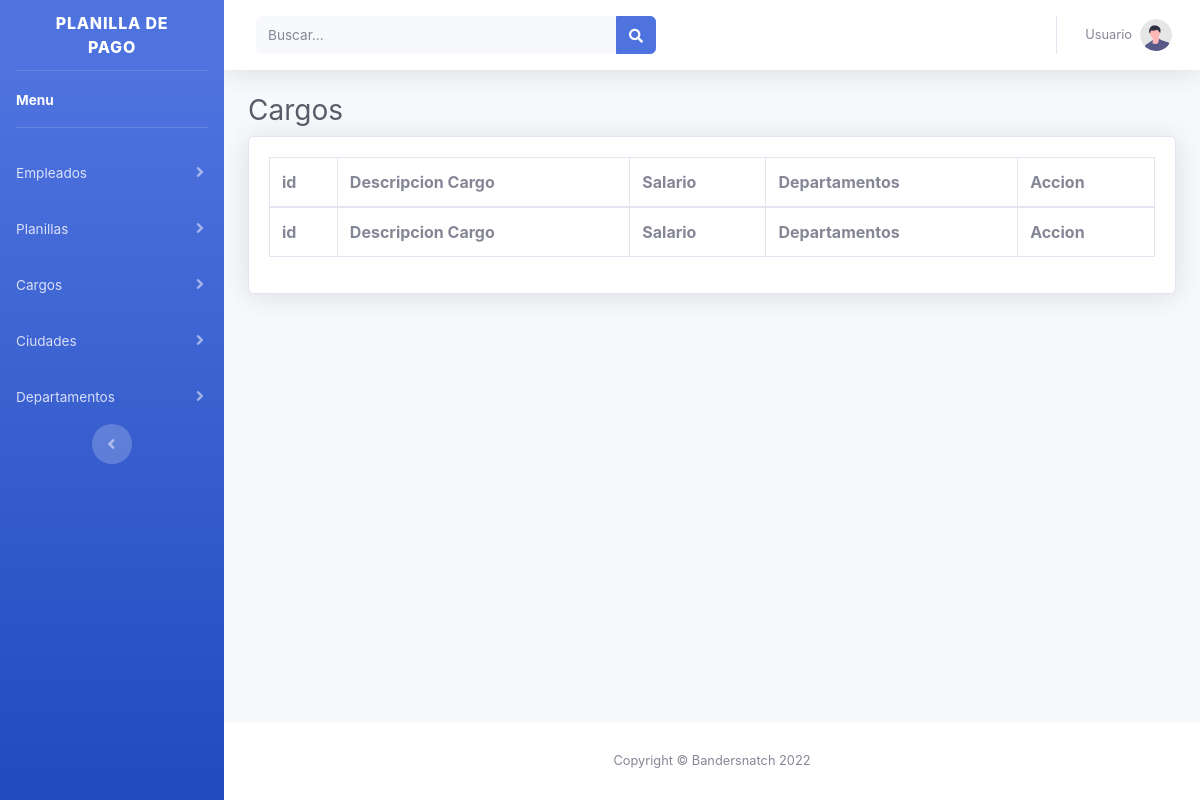
The page /Cargos/TablaCargos.php on the database as committed earlier.
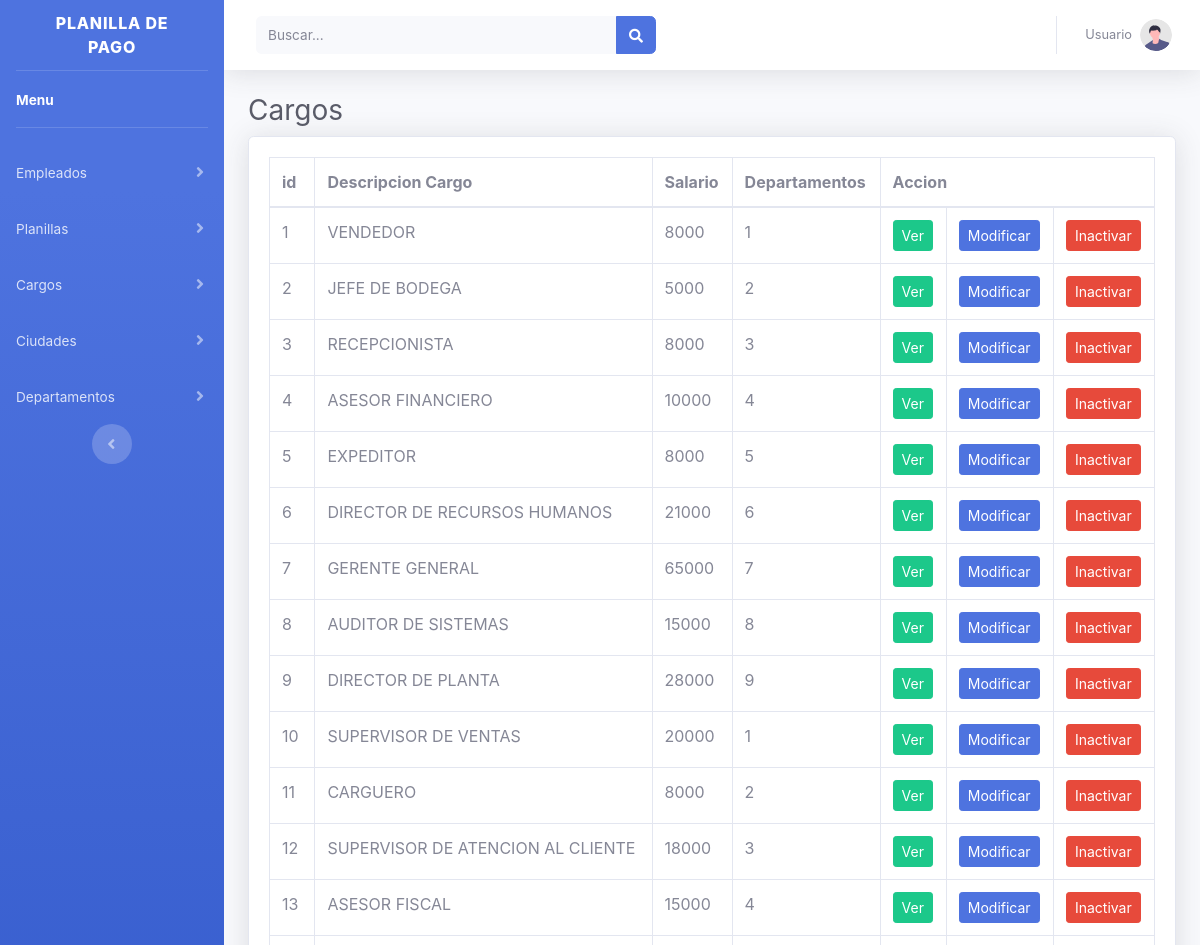
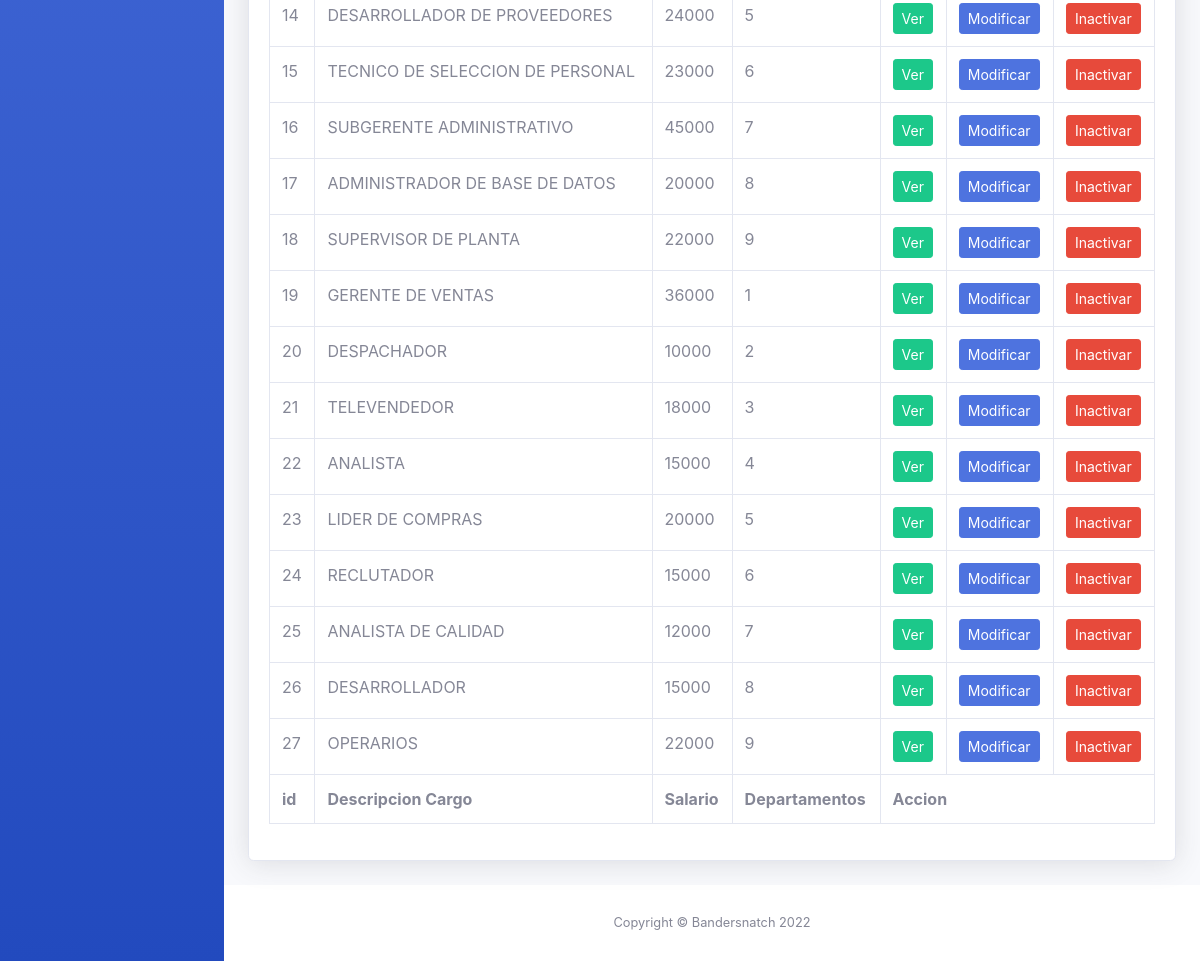
The same page on the database as committed later (2 pictures, top to bottom).
### tables this page shows
CREATE TABLE `cargos` (
  `idCargo` int NOT NULL AUTO_INCREMENT,
  `DescripcionCargo` varchar(45) NOT NULL,
  `Salario` int NOT NULL,
  `Departamentos_idDepartamentos` int NOT NULL,
   `Estados_idEstado` int NOT NULL,
  PRIMARY KEY (`idCargo`),
  KEY `fk_Cargos_Departamentos1_idx` (`Departamentos_idDepartamentos`),
  CONSTRAINT `fk_Cargos_Departamentos1` FOREIGN KEY (`Departamentos_idDepartamentos`) REFERENCES `departamentos` (`idDepartamentos`)
);

### SqlTools/database.php (called while the page is built, shortened)
<?php
    class database{
        private $servername='localhost';
        private $username='root';
        private $password='root';
        private $dbname='sistema_planilla';
        private $mysqli='';
        public function __construct(){
            $this->mysqli = new mysqli($this->servername,$this->username,$this->password,$this->dbname);
        }
        public function select($table,$rows="*",$where = null){
            if ($where != null) {
                $sql="SELECT $rows FROM $table WHERE $where";
            }else{
                $sql="SELECT $rows FROM $table";
            }
            $this->sql = $result = $this->mysqli->query($sql);
        }
    }
?>

### Cargos/TablaCargos.php (the view, shortened to what the changed rows need)
<!DOCTYPE html>
<html lang="en">
<head>
  <link href="../vendor/fontawesome-free/css/all.min.css" rel="stylesheet" type="text/css">
  <link href="../css/estilo.css" rel="stylesheet">
</head>
<body id="page-top">
  <div id="wrapper">
    <div id="content-wrapper" class="d-flex flex-column">
      <div id="content">
        <div class="container-fluid">
          <h1 class="h3 mb-2 text-gray-800">Cargos</h1>
          <div class="card shadow mb-4">
            <div class="table-body">
              <div class="table-responsive">
                <table class="table table-bordered" id="dataTable" width="100%" cellspacing="0">
                  <thead>
                    <tr>
                      <th>id</th>
                      <th>Descripcion Cargo</th>
                      <th>Salario</th>
                      <th>Departamentos</th>
                      <th scope="col" colspan="3">Accion</th>
                    </tr>
                  </thead>
                  <tfoot>
                    <tr>
                        <th>id</th>
                        <th>Descripcion Cargo</th>
                        <th>Salario</th>
                        <th>Departamentos</th>
                        <th scope="col" colspan="3">Accion</th>
                    </tr>
                  </tfoot>
                  <tbody>
                    <?php include '../SqlTools/database.php';
                    $grid = new database();
                    $grid ->select('cargos', 'idCargo, DescripcionCargo, Salario, Departamentos_idDepartamentos', 'Estados_idEstado = 1');
                    $table = $grid -> sql;
                    ?>
                    <?php while ($row = mysqli_fetch_assoc($table)) { ?>
                      <tr>
                        <td><?php echo $row['idCargo']; ?></td>
                        <td><?php echo $row['DescripcionCargo']; ?></td>
                        <td><?php echo $row['Salario']; ?></td>
                        <td><?php echo $row['Departamentos_idDepartamentos']; ?></td>
                        <td>
                            <a href="SQLRead_Cargos.php?idCargo=<?php echo $row['idCargo']; ?>" class="btn btn-success btn-sm">Ver</a>
                        </td>
                        <td>
                            <a href="ModificacionCargos.php?idCargo=<?php echo $row['idCargo']; ?>" class="btn btn-primary btn-sm">Modificar</a>
                        </td>
                        <td>
                            <a href="SQLInactive_Cargos.php?idCargo=<?php echo $row['idCargo']; ?>" class="btn btn-danger btn-sm">Inactivar</a>
                        </td>
                      </tr>
                    <?php }?>
                  </tbody>
                </table>
              </div>
            </div>
          </div>
        </div>
      </div>
    </div>
  </div>
</body>
</html>

Rows that differ between the two databases and show on the page:
now on this page (row edited): cargos: idCargo "1", DescripcionCargo "VENDEDOR", Salario "8000", Departamentos_idDepartamentos "1"
now on this page (row edited): cargos: idCargo "2", DescripcionCargo "JEFE DE BODEGA", Salario "5000", Departamentos_idDepartamentos "2"
now on this page (row edited): cargos: idCargo "3", DescripcionCargo "RECEPCIONISTA", Salario "8000", Departamentos_idDepartamentos "3"
now on this page (row edited): cargos: idCargo "4", DescripcionCargo "ASESOR FINANCIERO", Salario "10000", Departamentos_idDepartamentos "4"
now on this page (row edited): cargos: idCargo "5", DescripcionCargo "EXPEDITOR", Salario "8000", Departamentos_idDepartamentos "5"
now on this page (row edited): cargos: idCargo "6", DescripcionCargo "DIRECTOR DE RECURSOS HUMANOS", Salario "21000", Departamentos_idDepartamentos "6"
now on this page (row edited): cargos: idCargo "7", DescripcionCargo "GERENTE GENERAL", Salario "65000", Departamentos_idDepartamentos "7"
now on this page (row edited): cargos: idCargo "8", DescripcionCargo "AUDITOR DE SISTEMAS", Salario "15000", Departamentos_idDepartamentos "8"
now on this page (row edited): cargos: idCargo "9", DescripcionCargo "DIRECTOR DE PLANTA", Salario "28000", Departamentos_idDepartamentos "9"
now on this page (row edited): cargos: idCargo "10", DescripcionCargo "SUPERVISOR DE VENTAS", Salario "20000", Departamentos_idDepartamentos "1"
now on this page (row edited): cargos: idCargo "11", DescripcionCargo "CARGUERO", Salario "8000", Departamentos_idDepartamentos "2"
now on this page (row edited): cargos: idCargo "12", DescripcionCargo "SUPERVISOR DE ATENCION AL CLIENTE", Salario "18000", Departamentos_idDepartamentos "3"
now on this page (row edited): cargos: idCargo "13", DescripcionCargo "ASESOR FISCAL", Salario "15000", Departamentos_idDepartamentos "4"
now on this page (row edited): cargos: idCargo "14", DescripcionCargo "DESARROLLADOR DE PROVEEDORES", Salario "24000", Departamentos_idDepartamentos "5"
now on this page (row edited): cargos: idCargo "15", DescripcionCargo "TECNICO DE SELECCION DE PERSONAL", Salario "23000", Departamentos_idDepartamentos "6"
now on this page (row edited): cargos: idCargo "16", DescripcionCargo "SUBGERENTE ADMINISTRATIVO", Salario "45000", Departamentos_idDepartamentos "7"
now on this page (row edited): cargos: idCargo "17", DescripcionCargo "ADMINISTRADOR DE BASE DE DATOS", Salario "20000", Departamentos_idDepartamentos "8"
now on this page (row edited): cargos: idCargo "18", DescripcionCargo "SUPERVISOR DE PLANTA", Salario "22000", Departamentos_idDepartamentos "9"
now on this page (row edited): cargos: idCargo "19", DescripcionCargo "GERENTE DE VENTAS", Salario "36000", Departamentos_idDepartamentos "1"
now on this page (row edited): cargos: idCargo "20", DescripcionCargo "DESPACHADOR", Salario "10000", Departamentos_idDepartamentos "2"
now on this page (row edited): cargos: idCargo "21", DescripcionCargo "TELEVENDEDOR", Salario "18000", Departamentos_idDepartamentos "3"
now on this page (row edited): cargos: idCargo "22", DescripcionCargo "ANALISTA", Salario "15000", Departamentos_idDepartamentos "4"
now on this page (row edited): cargos: idCargo "23", DescripcionCargo "LIDER DE COMPRAS", Salario "20000", Departamentos_idDepartamentos "5"
now on this page (row edited): cargos: idCargo "24", DescripcionCargo "RECLUTADOR", Salario "15000", Departamentos_idDepartamentos "6"
now on this page (row edited): cargos: idCargo "25", DescripcionCargo "ANALISTA DE CALIDAD", Salario "12000", Departamentos_idDepartamentos "7"
now on this page (row edited): cargos: idCargo "26", DescripcionCargo "DESARROLLADOR", Salario "15000", Departamentos_idDepartamentos "8"
now on this page (row edited): cargos: idCargo "27", DescripcionCargo "OPERARIOS", Salario "22000", Departamentos_idDepartamentos "9"
